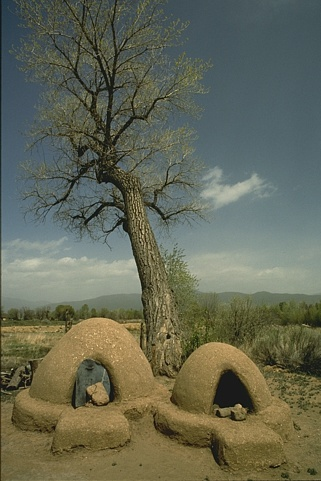
%> input picture SLIC/input_images/54082.jpg, 321 x 481 px
$ octave superpixel.m   (GNU Octave 9; MATLAB toolbox functions it lacks are replaced by stand-ins)
%> lines starting %> are read from the running program, lines starting %| are printed output that depends on the picture
### SLIC/sel_img.m
function [I] = sel_img()
warning off
addpath('input_images')
%Image selection
list = {'54082.jpg','69020.jpg','101085.jpg','106024.jpg','189080.jpg','210088.jpg','295087.jpg'};
[indx] = listdlg('ListString',list,'SelectionMode','single');
%> the answer given: 1
if indx==1
    %reading image
    I=imread('54082.jpg');
%> I is the input picture: size 481x321x3 uint8; mean R, G, B 101.1, 104, 85.7
end
if indx==2
    %reading image
    I=imread('69020.jpg');
end
if indx==3
    %reading image
    I=imread('101085.jpg');
end
if indx==4
    %reading image
    I=imread('106024.jpg');
end
if indx==5
    %reading image
    I=imread('189080.jpg');
end
if indx==6
    %reading image
    I=imread('210088.jpg');
end
if indx==7
    %reading image
    I=imread('295087.jpg');
end
end

### SLIC/initial_centre.m
function [c] = initial_centre(J,k)
[m,n,~]=size(J);
num=m*n;
% q=randperm(num,k+2*(m+n)+2000);
q=round(linspace(1,num,k+2*(m+n)));
cm=floor(q./n)+1;
cn=mod(q,n);
cn(cn==0)=n;
c=[cm;cn];
c=unique(c,'rows');
c=c';
%%%%%%%%%%%%%%%%%%%%
c(c(:,1)==1,:)=[];
c(c(:,1)==m,:)=[];
c(c(:,2)==1,:)=[];
c(c(:,2)==n,:)=[];

%%%%%%%%%%%%%%%%%%%%
[cz,~]=size(c);
c=c(round(linspace(1,cz,k)),:);
end

### SLIC/img_grad.m
function [G] = img_grad(J)
%initializaation
[m,n,~]=size(J);
G=zeros(m,n);
%padding
I=padarray(J,[1 1]);
[m,n,~]=size(I);
for i=2:(m-1)
    for j=2:(n-1)
        %neighbour pixels
        xn=[I(i+1,j,1),I(i+1,j,2),I(i+1,j,3)];
        xp=[I(i-1,j,1),I(i-1,j,2),I(i-1,j,3)];
        yn=[I(i,j+1,1),I(i,j+1,2),I(i,j+1,3)];
        yp=[I(i,j-1,1),I(i,j-1,2),I(i,j-1,3)];
        %x_comp
        x_c=xn-xp;
        gx=def_sum(x_c.^2);
        %y_comp
        y_c=yn-yp;
        gy=def_sum(y_c.^2);
        %total
        G(i-1,j-1)=gx+gy;
    end
end
end

### SLIC/perturb_centre.m
function c=perturb_centre(G,c)
len=length(c);
for i=1:len
    x=c(i,1);
    y=c(i,2);
    h=G((x-1):(x+1),(y-1):(y+1));
    %initialization
    min=h(1,1);
    pos_x=1;
    pos_y=1;
    for i1=1:3
        for i2=1:3
            if min>h(i1,i2)
                min=h(i1,i2);
                pos_x=i1;
                pos_y=i2;
            end
        end
    end
    if sum(any(c==[pos_x-2+x,pos_y-2+y]))~=2
        c(i,:)=[pos_x-2+x,pos_y-2+y];
    end
end

### SLIC/vectorise.m
function [v] = vectorise(J,i,j)
v=[J(i,j,1),J(i,j,2),J(i,j,3)];
end

### SLIC/superpixel.m
tic
clc,clear,close all
warning off
addpath('input_images')
%%read image
I=sel_img();
%show image
subplot(1,2,1)
imshow(I)
title('Original')
%converting to double
I=im2double(I);
%> I: size 481x321x3 double
%%convert rgb to CIELAB(STEP 1)
J=rgb2lab(I);
%> J: size 481x321x3 double; mean of channels 1, 2, 3 43.1, -3.8, 10
%%number of clusters and their centres (STEP 2)
k_n=300;%input('enter the number of superpixels');
c=initial_centre(J,k_n);
%> c = 300 rows, first 12: [2 5; 3 170; 5 96; 6 262; 8 107; 10 33; 11 199; 13 43; 14 209; 16 135; 17 301; 19 146]
%%image gradient(STEP 3)
G=img_grad(J);
%> in img_grad, `I=padarray(J,[1 1]);`: I: size 483x323x3 double; mean of channels 1, 2, 3 42.6, -3.8, 9.9
%> after the loop in img_grad, `for i=2:(m-1)`:
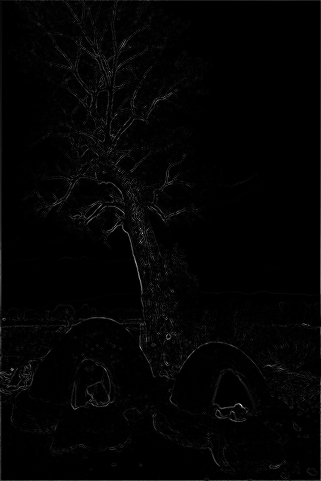
%> G: size 481x321 double; min 0, max 10442, mean 157.5; drawn with min black and max white
%%perturb centre(STEP 4)
c=perturb_centre(G,c);
%> the loop in perturb_centre, `for i=1:len` made 300 passes
%> (x, y, h) on passes 1 to 3: (2, 5, [749.2 748.6 796.2; 6.19 5.8 3.54; 10.26 3.66 2.55]), (3, 170, [76.37 30.55 16.49; 74.37 19.18 1.09; 11.59 2.02 7.28]), (5, 96, [154.4 147.8 114.5; 137.7 138 144.5; 210.9 161.3 68.92])
%> after the loop in perturb_centre, `for i=1:len`: c = 300 rows, first 12: [2 5; 3 170; 5 96; 6 262; 9 107; 10 33; 11 199; 12 42; 13 210; 16 134; 16 300; 18 145]
%%iterative clustering(STEP 5)
%label matrix
L=zeros(size(G));
%centre pixels vector
[mc,~]=size(c);
%> mc = 300
vc=zeros(mc,3);
for i=1:mc
    vc(i,:)=vectorise(J,c(i,1),c(i,2));
end
%> this loop made 300 passes
%> v in vectorise on passes 1 to 3: [24.57 -4.26 -11.24], [32.29 -3.62 -5.25], [30.19 -7.61 11.5]
%> after the loop, vc = 300 rows, first 12: [24.57 -4.26 -11.24; 32.29 -3.62 -5.25; 30.19 -7.61 11.5; 36.76 -4.55 -4.82; 28.19 -3.39 1.58; 37.83 -7.39 11.07; 34.3 -4.06 -6.02; 24.16 -5.42 -2.5; 34.72 -4.06 -6.01; 29.95 -4.63 -4.95; 34.4 -5.91 -4.62; 29.72 -4.35 0.561]
%clusters
%> (the run ends here)
